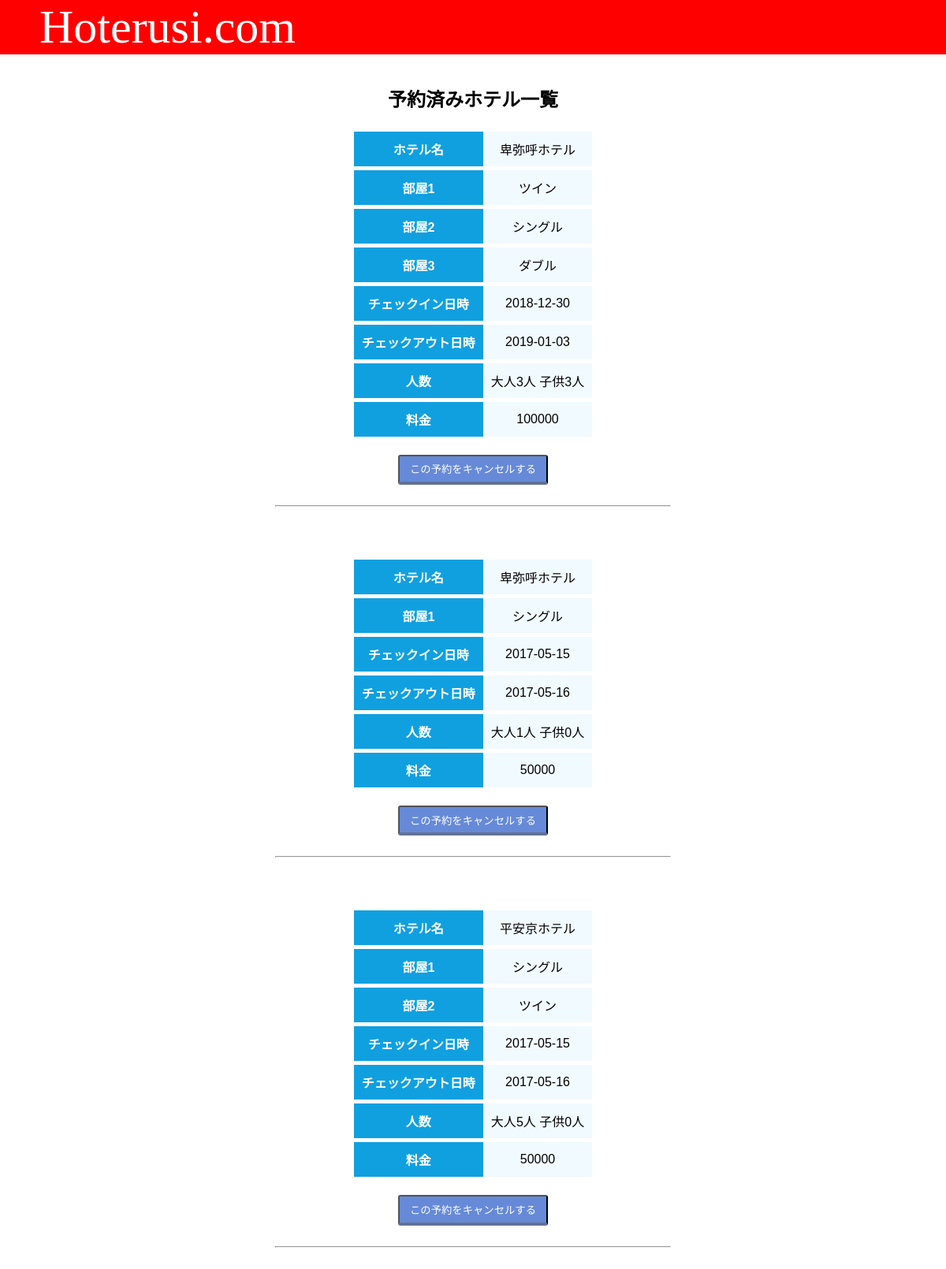
Page /reservation_info_check on the committed database.
### tables this page shows
CREATE TABLE "hotel" (
	`hotel_id`	TEXT NOT NULL UNIQUE,
	`hotel_name`	TEXT NOT NULL,
	`hotel_address`	TEXT NOT NULL,
	`image`	TEXT,
	PRIMARY KEY(`hotel_id`)
);

CREATE TABLE `room_type` (
	`room_id`	INTEGER NOT NULL,
	`room_type_name`	TEXT NOT NULL,
	PRIMARY KEY(`room_id`)
);

CREATE TABLE "reservation" (
	`reservation_id`	TEXT NOT NULL UNIQUE,
	`member_id`	TEXT NOT NULL,
	`hotel_id`	TEXT NOT NULL,
	`count_adalt`	INTEGER,
	`count_child`	INTEGER,
	`count_guest_room`	INTEGER NOT NULL,
	`room_type_1`	TEXT,
	`count_person_1`	INTEGER,
	`room_type_2`	TEXT,
	`count_person_2`	INTEGER,
	`room_type_3`	TEXT,
	`count_person_3`	INTEGER,
	`room_type_4`	TEXT,
	`count_person_4`	INTEGER,
	`reservation_date`	TEXT NOT NULL,
	`check_in_date`	TEXT NOT NULL,
	`check_out_date`	TEXT,
	`price`	INTEGER NOT NULL,
	PRIMARY KEY(`reservation_id`,`hotel_id`,`member_id`)
);

### logic/reservation_info_check.py (the view)
@re_ch.route('/reservation_info_check') #関数の開始
def reservation_info_check():
    con = sqlite3.connect('hoterusi.db') #hoterusi.dbに接続
    con.row_factory = sqlite3.Row #生データを取得するように設定（これによってカラム名も取得できる）
    cur = con.cursor() #おまじない
    member_id = 1; #ホントはセッションから取得する予定
    cur.execute("SELECT * FROM reservation WHERE member_id=?", (member_id,)) #member_idを基に検索をかける
    reservation = cur.fetchall() #検索の結果出力されたデータを連想配列？で格納
    i = 0
    reservation_info = {}
    for record in reservation:
        record_dict = dict(record)
        cur.execute("SELECT hotel_name FROM hotel WHERE hotel_id=?", (record["hotel_id"],)) #hotel_idを基に検索をかけるselect文実行
        hotels = cur.fetchone() #select文で取得したレコｰﾄﾞを格納
        hotel_name = hotels['hotel_name'] #ホテル名を変数に格納
        reservation_info[i] = record_dict #予約テーブルのレコードをそのまま入れる
        reservation_info[i]['hotel_name'] = hotel_name #ホテル名をキーと共に新規追加
        if 'room_type_name' not in reservation_info[i]:
            reservation_info[i]['room_type'] = [] #新しいkeyを定義しておく
        for type_i in range(1, 5):#4回ループ
            type_num = str(type_i)#文字列型にしておく
            if record['room_type_' + type_num]:#空じゃなかったらタイプ名取得して格納
                reservation_info[i]['room_type'].append(func.roomtype_get(record['room_type_' + type_num]))
        reservation_info[i]['room_type'] = reservation_info[i]['room_type']
        i += 1
    test = "room_types"
    con.close()
    return render_template('reservation_info_check.html', reservations=reservation_info, test=test)

### logic/func.py (called while the page is built)
def roomtype_get(room_type_num):
    conn = sqlite3.connect('hoterusi.db')
    c = conn.cursor()
    c.execute("SELECT room_type_name FROM room_type WHERE room_id=?", (room_type_num,))
    result = c.fetchone()[0]
    return result

### templates/reservation_info_check.html (shortened to what this page needs)
<!DOCTYPE html>
<html>
<head>
  <link rel="stylesheet" href="../static/main.css">
  <link rel="stylesheet" href="../static/button.css">
</head>
<header>Hoterusi.com</header>
<body>
  <br>
  <h2>予約済みホテル一覧</h2>
  {% for key, val in reservations.items() %}
  <form action="/reservation_cancel" method="post">
    <table>
      <tr>
        <th>ホテル名</th>
        <td>{{ val['hotel_name'] }}</td>
      </tr>
      {% for name in val['room_type'] %}
      <tr>
        <th>部屋{{ loop.index0 + 1 }}</th>
        <td>{{ name }}</td>
      </tr>
      {% endfor %}
      <tr>
        <th>チェックイン日時</th>
        <td>{{ val['check_in_date'] }}</td>
      </tr>
      <tr>
        <th>チェックアウト日時</th>
        <td>{{ val['check_out_date'] }}</td>
      </tr>
      <th>人数</th>
      <td>大人{{ val['count_adalt'] }}人 子供{{ val['count_child'] }}人</td>
      <tr>
        <th>料金</th>
        <td>{{ val['price'] }}</td>
      </tr>
    </table>
    <br>
    <input type="submit" value="この予約をキャンセルする" class="square_btn">
    <br><br>
    <hr width="500px"><br><br><br>
  </form>
  {% endfor %}
</body>
</html>

### static/main.css (style rules this page uses)
header { background-color: red; font-size: 60px; color: #fff; font-family: 'arial black'; text-align: left; padding-left:50px; }
body { -webkit-text-size-adjust: auto; max-width: 100%; background-color: white; color: #000; text-align: center; margin: 0; margin-bottom: 50px; padding: 0; }
body, input, button { font-family: Quicksand, 游ゴシック体, "Yu Gothic", YuGothic, "ヒラギノ角ゴシック Pro", "Hiragino Kaku Gothic Pro", メイリオ, Meiryo, Osaka, "ＭＳ Ｐゴシック", "MS PGothic", sans-serif; }
h2 { font-size: 1.5em; }
table { border-collapse: separate; border-spacing: 0px 5px; margin: 0 auto; }
td,th { padding: 10px; }
th { background: #10a0e0; color: #fff; }
td { background: #f1fafe; }
tr { border: 1px; }

### static/button.css (style rules this page uses)
.square_btn { display: inline-block; padding: 0.5em 1em; text-decoration: none; background: #668ad8; color: #FFF; border-bottom: solid 4px #627295; border-radius: 3px; }

### rows in the picture
hotel: hotel_name "卑弥呼ホテル" "卑弥呼ホテル"
room_type: room_type_name "ツイン"
room_type: room_type_name "シングル"
room_type: room_type_name "ダブル"
reservation: check_in_date "2018-12-30", check_out_date "2019-01-03", price "100000"
reservation: check_in_date "2017-05-15", check_out_date "2017-05-16", price "50000"
hotel: hotel_name "平安京ホテル"
reservation: check_in_date "2017-05-15", check_out_date "2017-05-16", price "50000"

### other values in the picture
{{ val['count_adalt'] }} "3" "1" "5"
{{ val['count_child'] }} "3" "0" "0"
